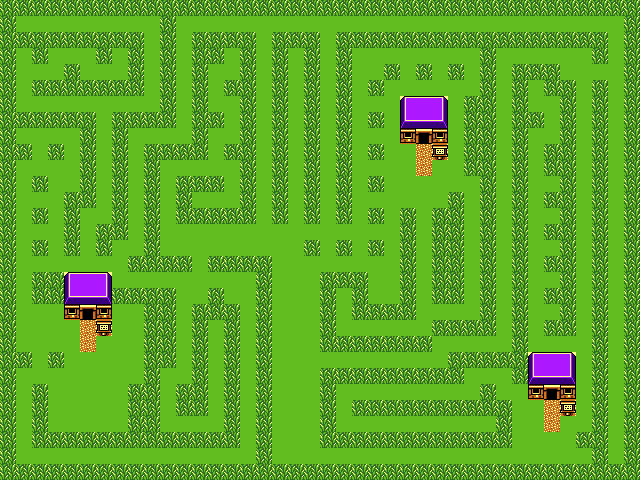

The image is a tile-based game level rendered from a .tmx file. Its description and source (layers, tilesets, objects; grid data summarised) follow:
An orthogonal 40x30 tile map with 16x16 px tiles, 1 tile layer (Tile Layer 1).

<map version="1.0" orientation="orthogonal" width="40" height="30" tilewidth="16" tileheight="16">
 <tileset firstgid="1" name="Loz" tilewidth="16" tileheight="16" spacing="1" margin="1">
  <image source="Loz.png" width="410" height="427" />
 </tileset>
 <layer name="Tile Layer 1" width="40" height="30">
  <data>[1200 cells, 1200 non-empty, 12 distinct tile ids]</data>
 </layer>
</map>
